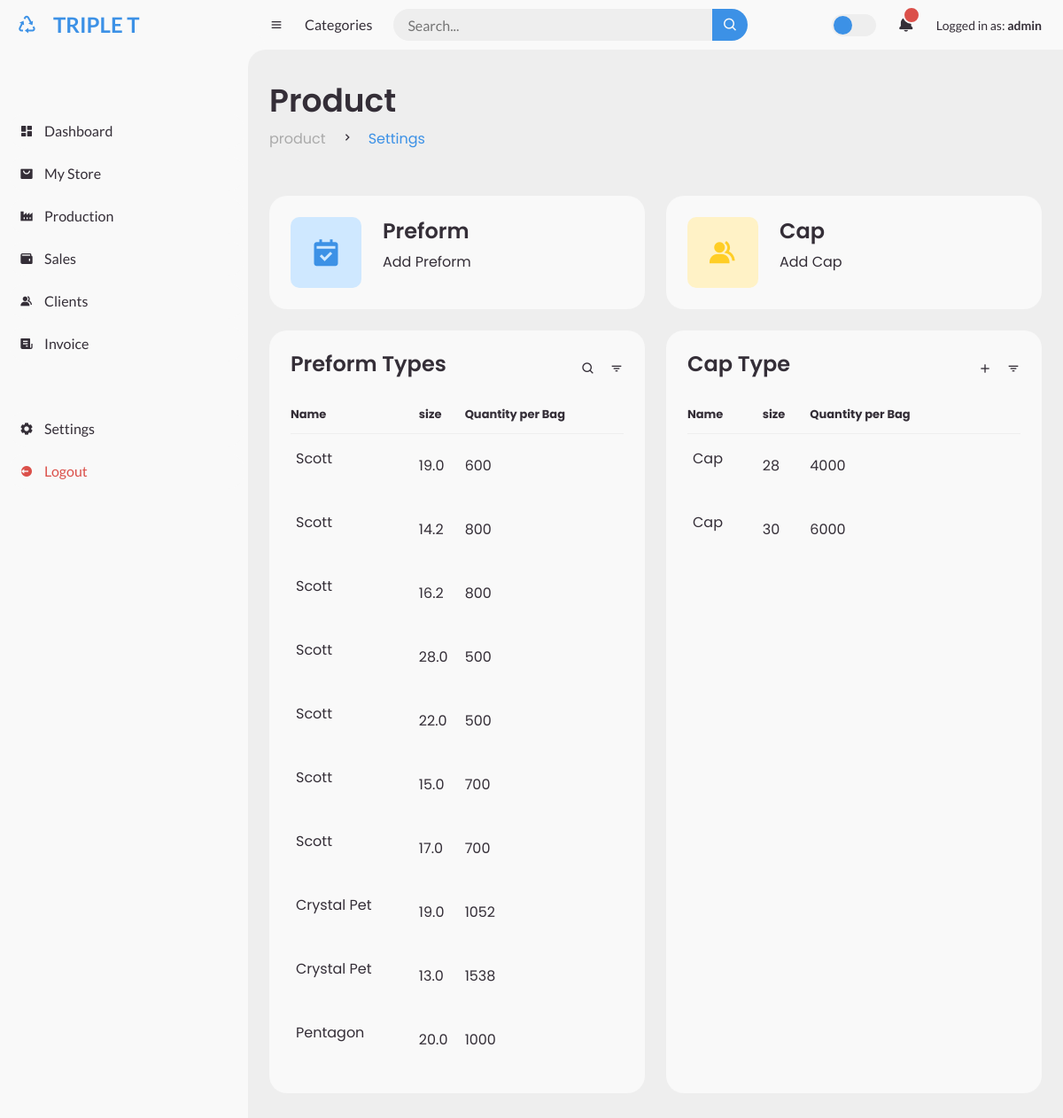
/product/ (signed in), run on the app's committed database.
### store/models.py (models this page shows, shortened)
class Preform_type(models.Model):
    name = models.CharField(max_length=30)
    size = models.DecimalField(max_digits=5, decimal_places=1)
    quantity_per_bag = models.IntegerField()

class Cap(models.Model):
    name = models.CharField(max_length = 20, default = 'Cap')
    size = models.IntegerField()
    quantity_per_bag = models.IntegerField()

### store/views.py (the view, shortened to what this page needs)
# urls.py: path('product/', views.products, name="product"),
@login_required
def products(request):
    preform_type = Preform_type.objects.all()
    cap = Cap.objects.all()
    return render(request, 'settings/product.html', {'preform_type': preform_type, 'cap': cap})

### store/templates/settings/product.html (shortened to what this page needs)
{% extends "settings/base.html" %}
{% block body %}
<div class="head-title">
    <div class="left">
      <h1>Product</h1>
      <ul class="breadcrumb">
        <li>
          <a href="#">product</a>
        </li>
        <li><i class='bx bx-chevron-right' ></i></li>
        <li>
          <a class="active" href="{% url 'settings' %}">Settings</a>
        </li>
      </ul>
    </div>
  </div>
  <ul class="box-info">
    <li id="preform-edit-button">
        <i class='bx bxs-calendar-check' ></i>
        <span class="text">
            <h3>Preform</h3>
            <p>Add Preform</p>
        </span>
    </li>
    <li id="cap-edit-button">
        <i class='bx bxs-group' ></i>
        <span class="text">
            <h3>Cap</h3>
            <p>Add Cap</p>
        </span>
    </li>
</ul>
  <div class="table-data">
    <div class="order" style="flex-basis: 400px;">
        <div class="head">
            <h3>Preform Types</h3>
            <i class='bx bx-search' ></i>
            <i class='bx bx-filter' ></i>
        </div>
        <table>
            <thead>
                <tr>
                    <th>Name</th>
                    <th>size</th>
                    <th>Quantity per Bag</th>
                </tr>
            </thead>
            <tbody>
                {% for preform_type in preform_type %}
                <tr>
                    <td>
                        <p>{{preform_type.name}}</p>
                    </td>
                    <td>{{preform_type.size}}</td>
                    <td><span>{{preform_type.quantity_per_bag}}</span></td>
                </tr>
                {% endfor %}
            </tbody>
        </table>
    </div>
    <div class="todo" style="flex-basis: 400px;">
        <div class="head">
            <h3>Cap Type</h3>
            <i class='bx bx-plus' ></i>
            <i class='bx bx-filter' ></i>
        </div>
        <div class="order">
            <table>
                <thead>
                    <tr>
                        <th>Name</th>
                        <th>size</th>
                        <th>Quantity per Bag</th>
                    </tr>
                </thead>
                <tbody>
                    {% for cap in cap %}
                    <tr>
                        <td>
                            <p>{{cap.name}}</p>
                        </td>
                        <td>{{cap.size}}</td>
                        <td><span>{{cap.quantity_per_bag}}</span></td>
                    </tr>
                    {% endfor %}
                </tbody>
            </table>
        </div>
    </div>
</div>
{% endblock %}

### store/templates/settings/base.html (shortened to what this page needs)
{% load static %}
<!DOCTYPE html>
<html lang="en">
<head>
	<link href='https://unpkg.com/boxicons@2.0.9/css/boxicons.min.css' rel='stylesheet'>
	<link href="https://cdn.jsdelivr.net/npm/bootstrap@5.2.3/dist/css/bootstrap.min.css" rel="stylesheet">
	<link href="{% static './css/style.css' %}" rel="stylesheet" />
</head>
<body>
	<section id="sidebar">
		<a href="#" class="brand ">
			<i class='bx bx-recycle'></i>
			<span class="text"> TRIPLE T <br>
			</span>
		</a>
		<ul class="side-menu top">
			<li>
				<a href="{% url 'home' %}">
					<i class='bx bxs-dashboard' ></i>
					<span class="text">Dashboard</span>
				</a>
			</li>
			<li>
				<a href="{% url 'stock_list' %}">
					<i class='bx bxs-shopping-bag-alt store' ></i>
					<span class="text">My Store</span>
				</a>
			</li>
			<li>
				<a class="nav-link" href="{% url 'record' %}">
					<i class='bx bxs-factory'></i>
					<span class="text">Production</span>
				</a>
			</li>
			<li >
				<a href="{% url 'sales_record' %}">
					<i class='bx bxs-wallet'></i>
					<span class="text">Sales</span>
				</a>
			</li>
			<li>
				<a href="{% url 'customer' %}">
					<i class='bx bxs-group'></i>
					<span class="text">Clients</span>
				</a>
			</li>
			<li>
				<a href="{% url 'invoice' %}">
					<i class='bx bxs-receipt'></i>
					<span class="text">Invoice</span>
				</a>
			</li>
		</ul>
		<ul class="side-menu">
			{% if request.user.is_superuser %}
			<li>
				<a href="{% url 'settings' %}" >
					<i class='bx bxs-cog' ></i>
					<span class="text">Settings</span>
				</a>
			</li>
			{% endif %}
			<li>
				<a href="{% url 'user_logout' %}" class="logout">
					<i class='bx bxs-log-out-circle' ></i>
					<span class="text">Logout</span>
				</a>
			</li>
		</ul>
	</section>
	<section id="content">
		<nav>
			<i class='bx bx-menu' ></i>
			<a href="#" class="nav-link">Categories</a>
			<form action="#">
				<div class="form-input">
					<input type="search" placeholder="Search...">
					<button type="submit" class="search-btn"><i class='bx bx-search' ></i></button>
				</div>
			</form>
			<label for="switch-mode" class="switch-mode"></label>
			<a href="{% url 'notify' %}" class="notification">
				<i class='bx bxs-bell' ></i>
				<span class="num">{{ unread_notifications_count }}</span>
			</a>
			<a href="#" class="profile">
					<div class="small">Logged in as: <strong>{{user.get_username}}</strong></div>
			</a>
		</nav>
	<main>
        {% block body %}
		{% endblock%}
	</main>
	</section>
</body>
</html>

### store/templates/settings/base.html (style rules this page uses)
ol, ul { padding-left: 0rem !important; }

### store/templates/settings/product.html (style rules this page uses)
button[type="submit"] { width: 100%; background-color: #4CAF50; color: white; padding: 10px 20px; margin: 8px 0; border: none; border-radius: 4px; cursor: pointer; }

### data on the page
Preform_type: name "Scott", size "19.0", quantity_per_bag "600"
Preform_type: name "Scott", size "14.2", quantity_per_bag "800"
Preform_type: name "Scott", size "16.2", quantity_per_bag "800"
Preform_type: name "Scott", size "28.0", quantity_per_bag "500"
Preform_type: name "Scott", size "22.0", quantity_per_bag "500"
Preform_type: name "Scott", size "15.0", quantity_per_bag "700"
Preform_type: name "Scott", size "17.0", quantity_per_bag "700"
Preform_type: name "Crystal Pet", size "19.0", quantity_per_bag "1052"
Preform_type: name "Crystal Pet", size "13.0", quantity_per_bag "1538"
Preform_type: name "Pentagon", size "20.0", quantity_per_bag "1000"
Cap: name "Cap", size "28", quantity_per_bag "4000"
Cap: name "Cap", size "30", quantity_per_bag "6000"

### other printed values
{{ user.get_username }} "admin"
